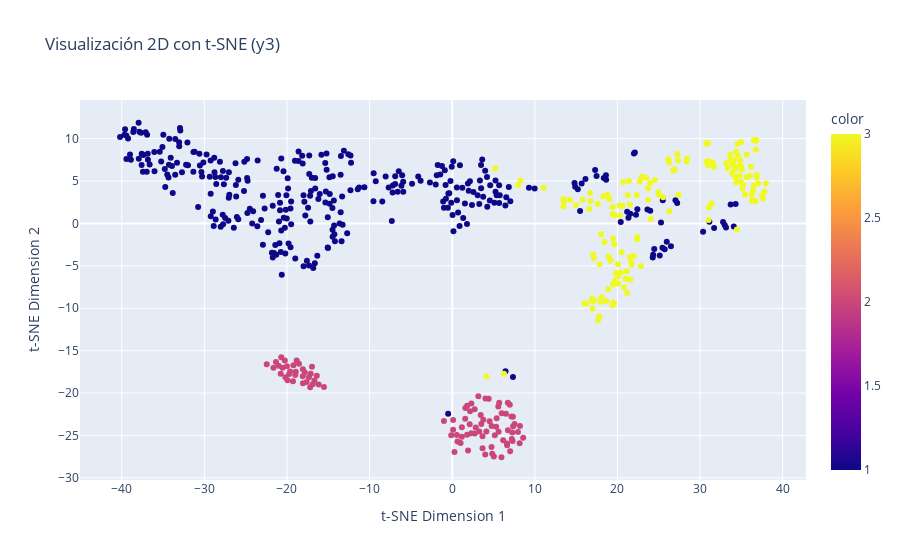

The notebook cell this image was saved under:
### Code cell
fig_2d_tsne = px.scatter(x=X_tsne_2d[:,0], y=X_tsne_2d[:,1], color = y3,
                         labels = {'x': 't-SNE Dimension 1', 'y': 't-SNE Dimension 2'},
                         title = 'Visualización 2D con t-SNE (y3)')
fig_2d_tsne.show()

### Figure 1 — Plotly figure (JSON) as saved in the notebook; plotly's stock layout.template omitted (floating-point values rounded to 4 significant figures; data arrays with more than 128 entries replaced by an {"elided": "..."} marker saying what was removed)
{"data": [{"hovertemplate": "t-SNE Dimension 1=%{x}<br>t-SNE Dimension 2=%{y}<br>color=%{marker.color}<extra></extra>", "legendgroup": "", "marker": {"color": {"elided": "572 int values"}, "coloraxis": "coloraxis", "symbol": "circle"}, "mode": "markers", "name": "", "orientation": "v", "showlegend": false, "type": "scatter", "x": {"elided": "572 float values"}, "xaxis": "x", "y": {"elided": "572 float values"}, "yaxis": "y"}], "layout": {"coloraxis": {"colorbar": {"title": {"text": "color"}}, "colorscale": [[0, "#0d0887"], [0.1111, "#46039f"], [0.2222, "#7201a8"], [0.3333, "#9c179e"], [0.4444, "#bd3786"], [0.5556, "#d8576b"], [0.6667, "#ed7953"], [0.7778, "#fb9f3a"], [0.8889, "#fdca26"], [1, "#f0f921"]]}, "legend": {"tracegroupgap": 0}, "title": {"text": "Visualización 2D con t-SNE (y3)"}, "xaxis": {"anchor": "y", "domain": [0, 1], "title": {"text": "t-SNE Dimension 1"}}, "yaxis": {"anchor": "x", "domain": [0, 1], "title": {"text": "t-SNE Dimension 2"}}}}
